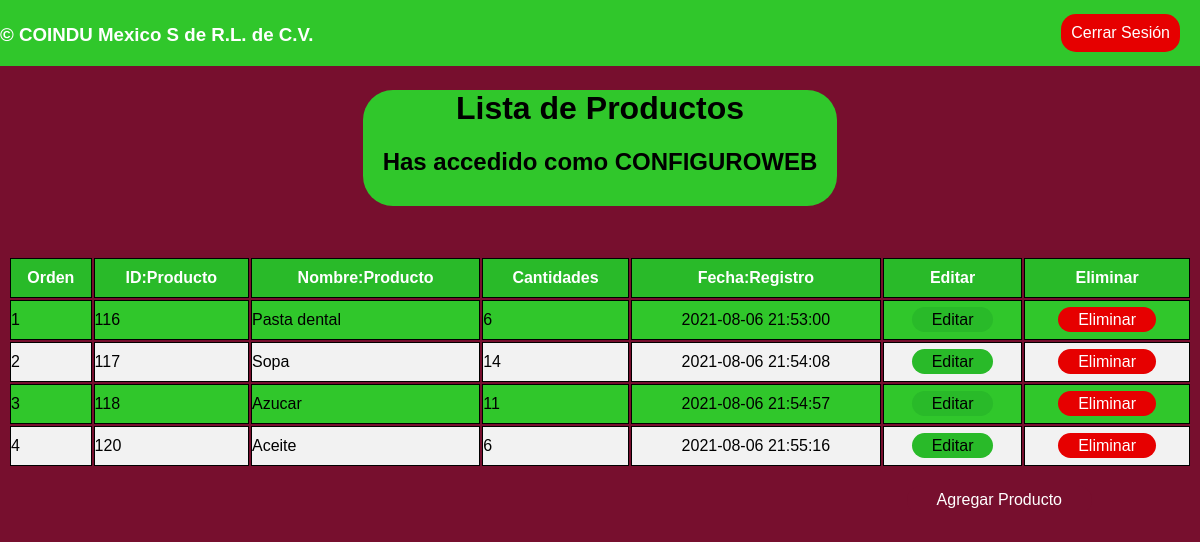
The app's page /list.php (signed in) with its own data.
### tables this page shows
CREATE TABLE `product` (
  `id` int(11) NOT NULL,
  `proname` varchar(100) NOT NULL,
  `amount` varchar(100) NOT NULL,
  `time` timestamp NOT NULL DEFAULT current_timestamp()
);

### list.php (the view, shortened to what this page needs)
<?php
require_once "Database/Database.php";
$username = $_SESSION['username'];
$sql_fetch_todos = "SELECT * FROM product ORDER BY id ASC";
$query = mysqli_query($conn, $sql_fetch_todos);
?>
<!doctype html>
<html lang="en">
<head>
</head>
<body>
    <div class="header">
        <h3>© COINDU Mexico S de R.L. de C.V.</h3>
        <a name="" id="" class="button-logout" href="logout.php" role="button">Cerrar Sesión</a>
    </div>
    <div class="container">
        <h1>Lista de Productos</h1>
        <h2>Has accedido como <?php echo $str = strtoupper($username) ?></h2>
    </div>
    <div class="table-product">
        <table>
            <tr>
                <th scope="col">Orden</th>
                <th scope="col">ID:Producto</th>
                <th scope="col">Nombre:Producto</th>
                <th scope="col">Cantidades</th>
                <th scope="col">Fecha:Registro</th>
                <th scope="col">Editar</th>
                <th scope="col">Eliminar</th>
            </tr>
            <tbody>
                <?php
                $idpro = 1;
                while ($row = mysqli_fetch_array($query)) { ?>
                    <tr>
                        <td scope="row"><?php echo $idpro ?></td>
                        <td><?php echo $row['id'] ?></td>
                        <td><?php echo $row['proname'] ?></td>
                        <td><?php echo $row['amount'] ?></td>
                        <td class="timeregis"><?php echo $row['time'] ?></td>
                        <td class="modify"><a name="edit" id="" class="bfix" href="fix.php?id=<?php echo $row['id'] ?>&message=<?php echo $row['proname'] ?>&amount=<?php echo $row['amount']; ?> " role="button">
                                Editar
                            </a></td>
                        <td class="delete"><a name="id" id="" class="bdelete" href="main/delete.php?id=<?php echo $row['id'] ?>" role="button">
                                Eliminar
                            </a></td>
                    </tr>
                <?php
                    $idpro++;
                } ?>
            </tbody>
        </table>
        <br>
        <a name="" id="" class="Addlist" style="float:right" href="addlist.php" role="button">Agregar Producto</a>
    </div>
</body>
</html>

### list.php (style rules this page uses)
body { font-family: Arial, Helvetica, sans-serif; background-color: #770f2e; }
.header { position: fixed; top: 0px; left: 0px; right: 0px; height: 50px; padding: 5px 13px 11px 0px; width: 100%; color: white; font-family: Arial, Helvetica, sans-serif; margin-top: 0px; bottom: 0; background-color: #30c72b; }
.button-logout { position: relative; margin-top: -50px; margin-right: 20px; float: right; text-decoration: none; border: transparent; border-radius: 15px; background-color: #e60000; padding: 10px 10px 10px 10px; color: white; transition: 0.5s; }
.container { margin: 90px auto; margin-bottom: 50px; border-radius: 30px; text-align: center; background-color: #30c72b; width: 40%; padding-bottom: 10px; }
table th, tr, td { border: 1px solid black; border-collapse: collapse; padding: 10px 0px 10px 0px; }
table { width: 100%; }
th { color: white; background-color: #29ba29; }
tr { background-color: #30c72b; }
tr:nth-child(even) { background-color: #f2f2f2; }
.timeregis { text-align: center; }
.modify { text-align: center; }
.delete { text-align: center; }
.modify .bfix { border-radius: 15px; background-color: #29ba29; color: black; text-decoration: none; padding: 4px 20px 4px 20px; transition: 0.5s; }
.delete .bdelete { border-radius: 15px; background-color: #e60000; text-decoration: none; color: white; padding: 4px 20px 4px 20px; transition: 0.5s; }
.Addlist { margin-right: 100px; padding: 5px 30px 5px 30px; border-radius: 15px; text-decoration: none; color: white; background-color: #770f2e; transition: 0.5s; }

### records on screen
product: id "116", proname "Pasta dental", amount "6", time "2021-08-06 21:53:00"
product: id "117", proname "Sopa", amount "14", time "2021-08-06 21:54:08"
product: id "118", proname "Azucar", amount "11", time "2021-08-06 21:54:57"
product: id "120", proname "Aceite", amount "6", time "2021-08-06 21:55:16"

### other values on screen
$str = strtoupper($username) "CONFIGUROWEB"
